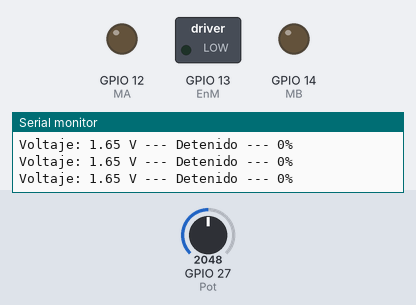
Bench run of a sketch on a simulated ESP32. On the bench: switched loads named in the sketch (green lamp = pin HIGH), output pins drawn as LEDs (lit = HIGH), the last lines printed to the serial monitor. The test bench sets the inputs (shaded band); at power-on: GPIO 27 (Pot) = 2048.

Above: at 1.2 s.
1.3 s: GPIO 27 (Pot) set to 2432
2.8 s: GPIO 27 (Pot) set to 2506
At 3.5 s:
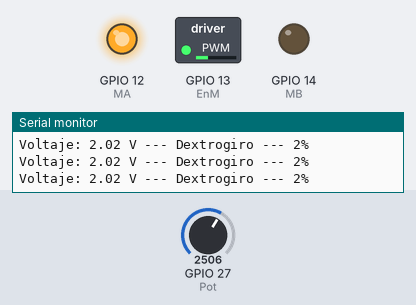
4.3 s: GPIO 27 (Pot) set to 1228
At 4.9 s:
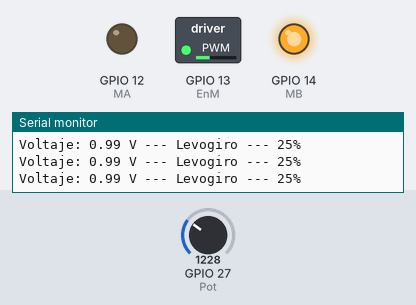
Timing chart, 0 to 7.3 s (numbered marks = the images above; inputs shaded):
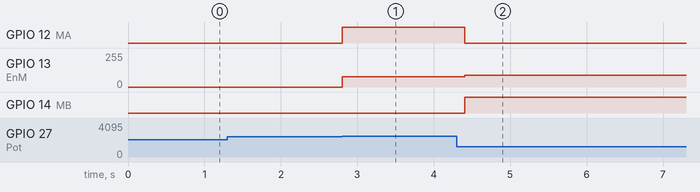

The sketch:

P5A2-VelocidadMotor.ino
```cpp
// Definición de pines
#define EnM 13       // Pin para habilitar/deshabilitar el motor
#define MA 12        // Pin de control A para el puente H
#define MB 14        // Pin de control B para el puente H
#define Pot 27        // Pin para el Potenciometro

int channel = 0;     // Canal PWM que se usará
int freq = 1000;     // Frecuencia de la señal PWM
int resolution = 12; // Resolución de la señal PWM
int val;             // Para almacenar la lectura bruta del potenciómetro
double vol;          // Para almacenar el valor leído del potenciómetro como un valor de voltaje
String modoGiro;
int speedDex;
int speedLevo;
int speed;

void setup() {
  pinMode(EnM, OUTPUT);  // Configura el pin EnM como salida
  pinMode(MA, OUTPUT);   // Configura el pin MA como salida
  pinMode(MB, OUTPUT);   // Configura el pin MB como salida

  // Configura el PWM
  ledcSetup(channel, freq, resolution);

  // Asocia el canal PWM al pin EnM
  ledcAttachPin(EnM, channel);

  // Inicia la comunicación serie a 115200 baudios
  Serial.begin(115200);
}

void loop() {

  val = analogRead(Pot); //Asignar la lectura del potenciómetro a la variable "val"

  //La ESP32 tienen una resolución de 12 bits, el valor que leen varía entre 0 y 4095.
  //El voltaje máximo que puede leer el ADC es 3.3V, entonces un valor de 4095 en el ADC corresponde a 3.3V.
  vol = (val*3.3)/4095;

  speedDex = map(val, 0, 4095, 0, 2000);  // Mapea el valor leído a un rango de PWM
  speedLevo = map(val, 4095, 0, 0, 2000);  // Mapea el valor leído a un rango de PWM


  if (0 <= vol && vol< 1.32) { //el motor girará en sentido levógiro
    modoGiro = "Levogiro";
    ledcWrite(channel, speedLevo);     // Establece el valor PWM en 1000
    digitalWrite(MA, LOW);       // Establece el pin MA en BAJO
    digitalWrite(MB, HIGH);      // Establece el pin MB en ALTO
    speed = map(speedLevo, 0,2000,-150,100);
  } else if (1.32 <= vol && vol < 1.98) { //el motor se quedará detenido
    modoGiro = "Detenido";
    ledcWrite(channel, 0);       // Establece el valor PWM en 0
    digitalWrite(MA, LOW);      // Establece el pin MA en ALTO
    digitalWrite(MB, LOW);       // Establece el pin MB en BAJO
    speed = 0;
  } else { //el motor girará en sentido dextrogiro si se recibe un voltaje entre 1.98 y 3.3 V,
    modoGiro = "Dextrogiro";
    ledcWrite(channel, speedDex);      // Establece el valor PWM en 1000
    digitalWrite(MA, HIGH);       // Establece el pin MA en ALTO
    digitalWrite(MB, LOW);        // Establece el pin MB en BAJO
    speed = map(speedDex, 0,2000,-150,100);

  }

  Serial.print("Voltaje: ");
  Serial.print(vol);
  Serial.print(" V --- ");
  Serial.print(modoGiro);
  Serial.print(" --- ");
  Serial.print(speed);
  Serial.print("%");
  Serial.print("\n");

  delay(200); //Esperar 0.2 segundos

}
```

Measured:
- the behaviour switches between 2457 and 2458 on GPIO 27 (Pot) (found by bisection; images 0 and 1)
- after the input at 2.8 s, GPIO 12 (MA): LOW → HIGH at once; GPIO 13 (EnM): 0/255 → 76/255 at once
- after the input at 4.3 s, GPIO 12 (MA): HIGH → LOW after 0.11 s; GPIO 13 (EnM): 76/255 → 87/255 after 0.11 s; GPIO 14 (MB): LOW → HIGH after 0.11 s
